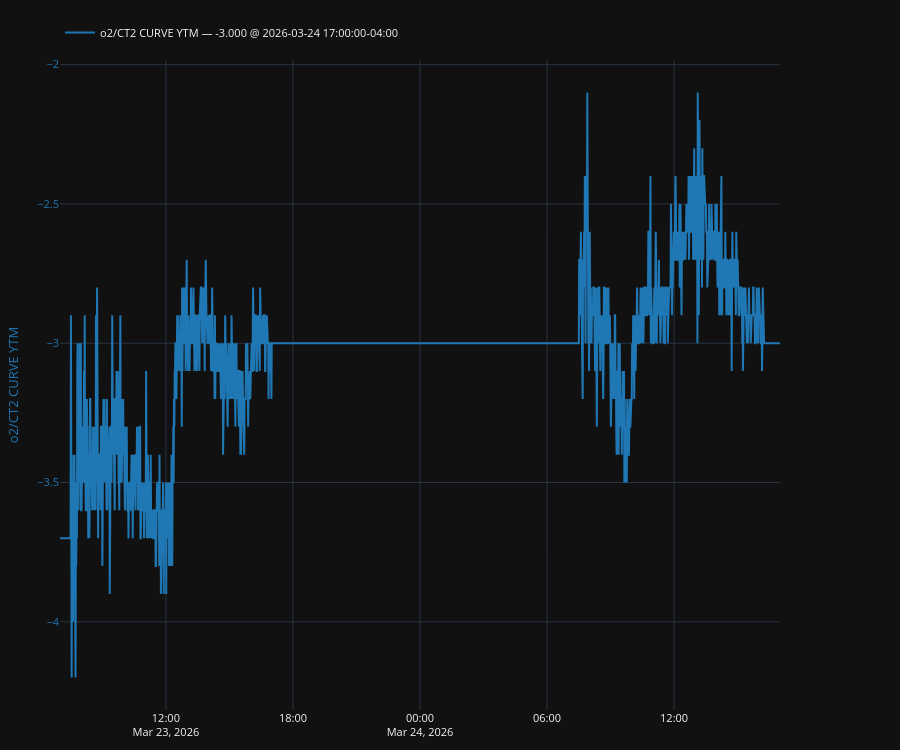

The notebook cell saved with this chart:
### Code cell
plot, fig, _, _, legend = make_secondary_axis_plot(engine="plotly")
plot(df[q1.col_name()], which="left")
legend(valfmt="{:.3f}", show_date=True)

### Figure 1 — Plotly figure (JSON) as saved in the notebook; plotly's stock layout.template omitted (floating-point values rounded to 4 significant figures; data arrays with more than 128 entries replaced by an {"elided": "..."} marker saying what was removed)
{"data": [{"line": {"color": "#1f77b4"}, "mode": "lines", "name": "o2/CT2 CURVE YTM — -3.000 @ 2026-03-24 17:00:00-04:00", "showlegend": true, "type": "scatter", "x": {"elided": "1202 str values"}, "y": {"elided": "1202 float values"}, "yaxis": "y"}], "layout": {"font": {"size": 11}, "height": 750, "legend": {"orientation": "h", "x": 0, "xanchor": "left", "y": 1.02, "yanchor": "bottom"}, "margin": {"b": 40, "l": 60, "r": 120, "t": 60}, "newshape": {"line": {"color": "red"}}, "title": {}, "xaxis": {"showgrid": true, "showspikes": true, "spikecolor": "white", "spikemode": "across", "spikesnap": "cursor"}, "yaxis": {"showgrid": true, "showspikes": true, "spikecolor": "white", "spikesnap": "cursor", "spikethickness": 0.5, "tickfont": {"color": "#1f77b4"}, "title": {"font": {"color": "#1f77b4"}, "text": "o2/CT2 CURVE YTM"}}}}
